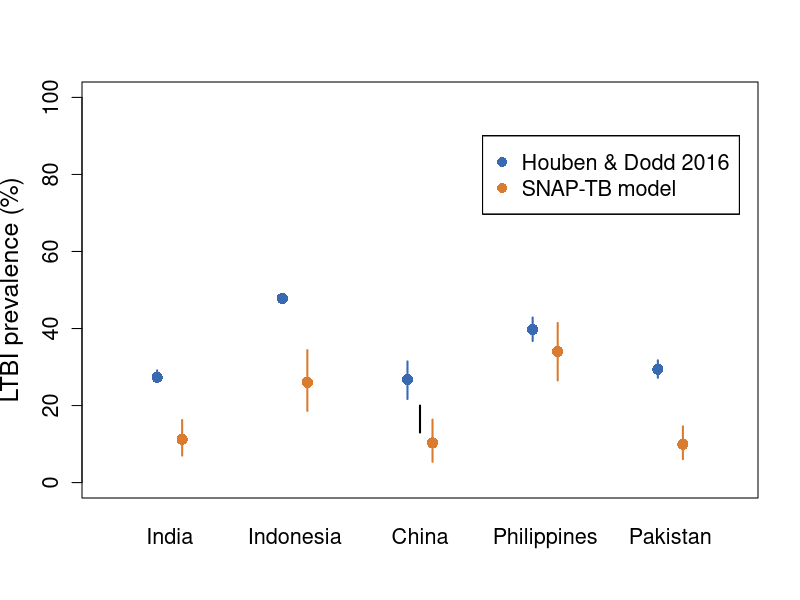

Source code (R):
# LTBI prevalence compare
model_ltbi = list('India'=c(7.01,11.23,16.26), 'Pakistan'=c(6.08,9.94,14.60), 'Philippines'=c(26.53, 34.05, 41.44),
             'China'=c(5.39, 10.33, 16.35), 'Indonesia'=c(18.61,26.03,34.39))

setwd('C:/Users/rrag0004/Models/SNAP_TB_BMC_MED/')

ltbi_houben = read.csv('data/LTBI_Houben.csv', header=TRUE)
colnames(ltbi_houben)[1]='country'

png(filename = 'ltbi_compare.png', res=150,width = 10, height=10,units = 'in')

plot(0,0,type='n',xlab='',ylab='LTBI prevalence (%)',cex.lab=1.5, cex.axis=1.3, xlim=c(0.5,5.5), ylim=c(0,100), xaxt='n')

delta = 0.1
x = 0
col_houb = rgb(red = 57,green = 106,blue = 177,maxColorValue = 255)
col_snap = rgb(red = 217,green = 124,blue = 48,maxColorValue = 255)
for (country in c('India', 'Indonesia', 'China', 'Philippines', 'Pakistan')){
  x = x+1
  
  # Houben's LTBI estimates
  houben_data = ltbi_houben[ltbi_houben$country == country,]
  houben_mean = 100*houben_data$n_ltbi / houben_data$population
  houben_low = 100*houben_data$n_ltbi_low / houben_data$population
  houben_high = 100*houben_data$n_ltbi_high / houben_data$population
  
  segments(x0=x-delta,x1=x-delta,y0=houben_low,y1=houben_high,lwd=2, col=col_houb)
  points(x=x-delta, y=houben_mean, cex=1.5,pch=16, col=col_houb)
  mtext(text = country, side = 1, cex=1.3, at=x, las=1, line=1.5)
  
  # SNAP-TB estimates
  segments(x0=x+delta,x1=x+delta,y0=model_ltbi[[country]][1],y1=model_ltbi[[country]][3],lwd=2, col=col_snap)
  points(x=x+delta, y=model_ltbi[[country]][2], cex=1.5,pch=16, col=col_snap)

  if (country == 'China'){
    segments(x0=x,x1=x,y0=13,y1=20,lwd=2, col='black')
  }
    
  legend(x=3.5, y=90,legend = c('Houben & Dodd 2016', 'SNAP-TB model'),col = c(col_houb,col_snap),lty = 0,pch = 16,cex=1.3)  
}


dev.off()

